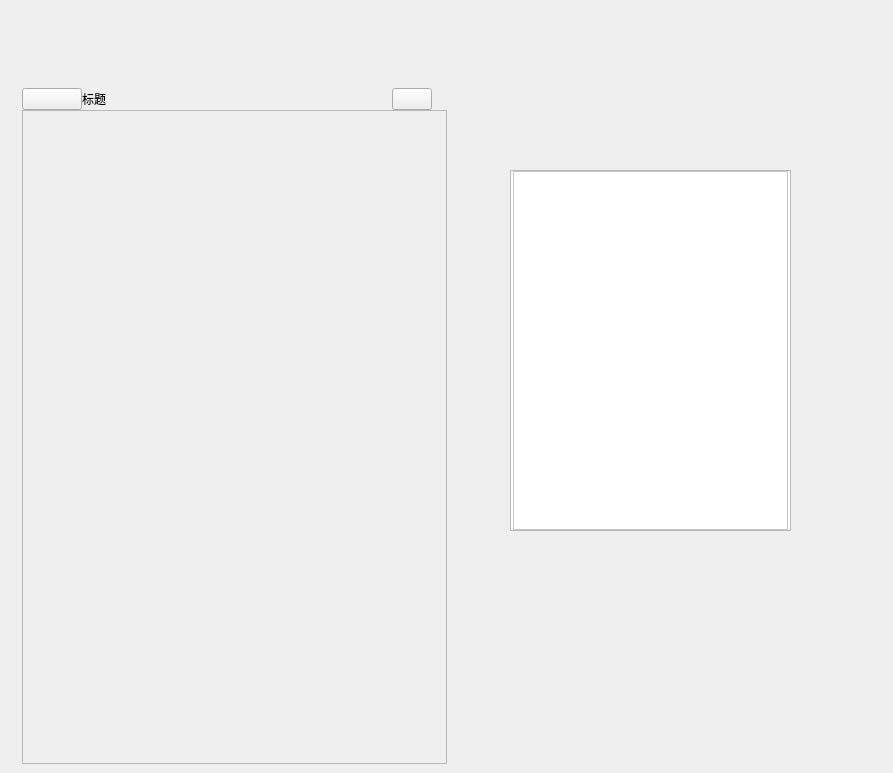
<?xml version="1.0" encoding="UTF-8"?>
<ui version="4.0">
 <class>MainWin</class>
 <widget class="QWidget" name="MainWin">
  <property name="geometry">
   <rect>
    <x>0</x>
    <y>0</y>
    <width>893</width>
    <height>773</height>
   </rect>
  </property>
  <property name="windowTitle">
   <string>MainWin</string>
  </property>
  <widget class="QStackedWidget" name="swdg_sub">
   <property name="geometry">
    <rect>
     <x>510</x>
     <y>170</y>
     <width>281</width>
     <height>361</height>
    </rect>
   </property>
   <property name="sizePolicy">
    <sizepolicy hsizetype="Preferred" vsizetype="Preferred">
     <horstretch>0</horstretch>
     <verstretch>0</verstretch>
    </sizepolicy>
   </property>
   <property name="maximumSize">
    <size>
     <width>16777215</width>
     <height>16777215</height>
    </size>
   </property>
   <property name="styleSheet">
    <string notr="true"/>
   </property>
   <property name="frameShape">
    <enum>QFrame::StyledPanel</enum>
   </property>
   <property name="frameShadow">
    <enum>QFrame::Raised</enum>
   </property>
   <property name="lineWidth">
    <number>2</number>
   </property>
   <widget class="QWidget" name="page_sub1">
    <property name="styleSheet">
     <string notr="true">background:#FFF;</string>
    </property>
    <layout class="QVBoxLayout" name="verticalLayout_9">
     <property name="spacing">
      <number>0</number>
     </property>
     <property name="leftMargin">
      <number>2</number>
     </property>
     <property name="topMargin">
      <number>0</number>
     </property>
     <property name="rightMargin">
      <number>2</number>
     </property>
     <property name="bottomMargin">
      <number>0</number>
     </property>
     <item>
      <widget class="PageHistory" name="pHistory">
       <property name="sizePolicy">
        <sizepolicy hsizetype="Preferred" vsizetype="Preferred">
         <horstretch>0</horstretch>
         <verstretch>0</verstretch>
        </sizepolicy>
       </property>
       <property name="frameShape">
        <enum>QFrame::StyledPanel</enum>
       </property>
       <property name="frameShadow">
        <enum>QFrame::Raised</enum>
       </property>
      </widget>
     </item>
    </layout>
   </widget>
  </widget>
  <widget class="QWidget" name="wdg_main" native="true">
   <property name="geometry">
    <rect>
     <x>20</x>
     <y>80</y>
     <width>429</width>
     <height>684</height>
    </rect>
   </property>
   <property name="sizePolicy">
    <sizepolicy hsizetype="Expanding" vsizetype="Preferred">
     <horstretch>0</horstretch>
     <verstretch>0</verstretch>
    </sizepolicy>
   </property>
   <layout class="QVBoxLayout" name="verticalLayout_2">
    <property name="spacing">
     <number>0</number>
    </property>
    <property name="leftMargin">
     <number>2</number>
    </property>
    <property name="topMargin">
     <number>8</number>
    </property>
    <property name="rightMargin">
     <number>2</number>
    </property>
    <property name="bottomMargin">
     <number>0</number>
    </property>
    <item>
     <layout class="QHBoxLayout" name="horizontalLayout">
      <item>
       <widget class="QPushButton" name="btn_popMune">
        <property name="minimumSize">
         <size>
          <width>60</width>
          <height>0</height>
         </size>
        </property>
        <property name="text">
         <string/>
        </property>
        <property name="icon">
         <iconset>
          <selectedon>:/res/icon/menu.png</selectedon>
         </iconset>
        </property>
        <property name="autoDefault">
         <bool>false</bool>
        </property>
       </widget>
      </item>
      <item>
       <widget class="QLabel" name="lbl_title">
        <property name="text">
         <string>标题</string>
        </property>
       </widget>
      </item>
      <item>
       <spacer name="horizontalSpacer">
        <property name="orientation">
         <enum>Qt::Horizontal</enum>
        </property>
        <property name="sizeHint" stdset="0">
         <size>
          <width>40</width>
          <height>20</height>
         </size>
        </property>
       </spacer>
      </item>
      <item>
       <widget class="QPushButton" name="btn_tool">
        <property name="text">
         <string/>
        </property>
        <property name="icon">
         <iconset>
          <selectedon>:/res/icon/history.png</selectedon>
         </iconset>
        </property>
        <property name="iconSize">
         <size>
          <width>25</width>
          <height>25</height>
         </size>
        </property>
       </widget>
      </item>
      <item>
       <spacer name="horizontalSpacer_2">
        <property name="orientation">
         <enum>Qt::Horizontal</enum>
        </property>
        <property name="sizeType">
         <enum>QSizePolicy::Minimum</enum>
        </property>
        <property name="sizeHint" stdset="0">
         <size>
          <width>15</width>
          <height>20</height>
         </size>
        </property>
       </spacer>
      </item>
     </layout>
    </item>
    <item>
     <widget class="QStackedWidget" name="swdg_main">
      <property name="sizePolicy">
       <sizepolicy hsizetype="Expanding" vsizetype="Expanding">
        <horstretch>0</horstretch>
        <verstretch>0</verstretch>
       </sizepolicy>
      </property>
      <property name="minimumSize">
       <size>
        <width>0</width>
        <height>0</height>
       </size>
      </property>
      <property name="styleSheet">
       <string notr="true"/>
      </property>
      <property name="currentIndex">
       <number>5</number>
      </property>
      <widget class="QWidget" name="page_main0">
       <property name="styleSheet">
        <string notr="true"/>
       </property>
       <layout class="QVBoxLayout" name="verticalLayout_4">
        <property name="spacing">
         <number>0</number>
        </property>
        <property name="sizeConstraint">
         <enum>QLayout::SetMaximumSize</enum>
        </property>
        <property name="leftMargin">
         <number>0</number>
        </property>
        <property name="topMargin">
         <number>0</number>
        </property>
        <property name="rightMargin">
         <number>0</number>
        </property>
        <property name="bottomMargin">
         <number>0</number>
        </property>
        <item>
         <widget class="PageStandard" name="pStandard" native="true">
          <property name="maximumSize">
           <size>
            <width>16777215</width>
            <height>16777215</height>
           </size>
          </property>
         </widget>
        </item>
       </layout>
      </widget>
      <widget class="QWidget" name="page_main1">
       <property name="minimumSize">
        <size>
         <width>425</width>
         <height>690</height>
        </size>
       </property>
       <property name="maximumSize">
        <size>
         <width>425</width>
         <height>690</height>
        </size>
       </property>
       <layout class="QVBoxLayout" name="verticalLayout_3">
        <property name="spacing">
         <number>0</number>
        </property>
        <property name="sizeConstraint">
         <enum>QLayout::SetMaximumSize</enum>
        </property>
        <property name="leftMargin">
         <number>0</number>
        </property>
        <property name="topMargin">
         <number>0</number>
        </property>
        <property name="rightMargin">
         <number>0</number>
        </property>
        <property name="bottomMargin">
         <number>0</number>
        </property>
        <item>
         <widget class="PageScience" name="pScience">
          <property name="frameShape">
           <enum>QFrame::StyledPanel</enum>
          </property>
          <property name="frameShadow">
           <enum>QFrame::Raised</enum>
          </property>
         </widget>
        </item>
       </layout>
      </widget>
      <widget class="QWidget" name="page_main2">
       <layout class="QVBoxLayout" name="verticalLayout_5">
        <property name="spacing">
         <number>0</number>
        </property>
        <property name="leftMargin">
         <number>0</number>
        </property>
        <property name="topMargin">
         <number>0</number>
        </property>
        <property name="rightMargin">
         <number>0</number>
        </property>
        <property name="bottomMargin">
         <number>0</number>
        </property>
        <item>
         <widget class="PageProgram" name="pProgram">
          <property name="frameShape">
           <enum>QFrame::StyledPanel</enum>
          </property>
          <property name="frameShadow">
           <enum>QFrame::Raised</enum>
          </property>
         </widget>
        </item>
       </layout>
      </widget>
      <widget class="QWidget" name="page_main3">
       <layout class="QVBoxLayout" name="verticalLayout_6">
        <property name="spacing">
         <number>0</number>
        </property>
        <property name="leftMargin">
         <number>0</number>
        </property>
        <property name="topMargin">
         <number>0</number>
        </property>
        <property name="rightMargin">
         <number>0</number>
        </property>
        <property name="bottomMargin">
         <number>0</number>
        </property>
        <item>
         <widget class="PageFuncPlot" name="pFuntPlot">
          <property name="frameShape">
           <enum>QFrame::StyledPanel</enum>
          </property>
          <property name="frameShadow">
           <enum>QFrame::Raised</enum>
          </property>
         </widget>
        </item>
       </layout>
      </widget>
      <widget class="QWidget" name="page_main4">
       <layout class="QVBoxLayout" name="verticalLayout_7">
        <property name="spacing">
         <number>0</number>
        </property>
        <property name="leftMargin">
         <number>0</number>
        </property>
        <property name="topMargin">
         <number>0</number>
        </property>
        <property name="rightMargin">
         <number>0</number>
        </property>
        <property name="bottomMargin">
         <number>0</number>
        </property>
        <item>
         <widget class="PageDate" name="pData">
          <property name="frameShape">
           <enum>QFrame::StyledPanel</enum>
          </property>
          <property name="frameShadow">
           <enum>QFrame::Raised</enum>
          </property>
         </widget>
        </item>
       </layout>
      </widget>
      <widget class="QWidget" name="page_main5">
       <layout class="QVBoxLayout" name="verticalLayout_8">
        <property name="spacing">
         <number>0</number>
        </property>
        <property name="leftMargin">
         <number>0</number>
        </property>
        <property name="topMargin">
         <number>0</number>
        </property>
        <property name="rightMargin">
         <number>0</number>
        </property>
        <property name="bottomMargin">
         <number>0</number>
        </property>
        <item>
         <widget class="PageRelation" name="pRelation">
          <property name="frameShape">
           <enum>QFrame::StyledPanel</enum>
          </property>
          <property name="frameShadow">
           <enum>QFrame::Raised</enum>
          </property>
         </widget>
        </item>
       </layout>
      </widget>
     </widget>
    </item>
   </layout>
  </widget>
 </widget>
 <customwidgets>
  <customwidget>
   <class>PageStandard</class>
   <extends>QWidget</extends>
   <header>PageStandard/PageStandard.h</header>
   <container>1</container>
  </customwidget>
  <customwidget>
   <class>PageDate</class>
   <extends>QFrame</extends>
   <header>PageDate/PageDate.h</header>
   <container>1</container>
  </customwidget>
  <customwidget>
   <class>PageScience</class>
   <extends>QFrame</extends>
   <header>PageScience/PageScience.h</header>
   <container>1</container>
  </customwidget>
  <customwidget>
   <class>PageProgram</class>
   <extends>QFrame</extends>
   <header>PageProgram/PageProgram.h</header>
   <container>1</container>
  </customwidget>
  <customwidget>
   <class>PageRelation</class>
   <extends>QFrame</extends>
   <header>PageRelation/PageRelation.h</header>
   <container>1</container>
  </customwidget>
  <customwidget>
   <class>PageFuncPlot</class>
   <extends>QFrame</extends>
   <header>PageFuncPlot/PageFuncPlot.h</header>
   <container>1</container>
  </customwidget>
  <customwidget>
   <class>PageHistory</class>
   <extends>QFrame</extends>
   <header>PageHistory/PageHistory.h</header>
   <container>1</container>
  </customwidget>
 </customwidgets>
 <resources>
  <include location="../res.qrc"/>
 </resources>
 <connections/>
</ui>
